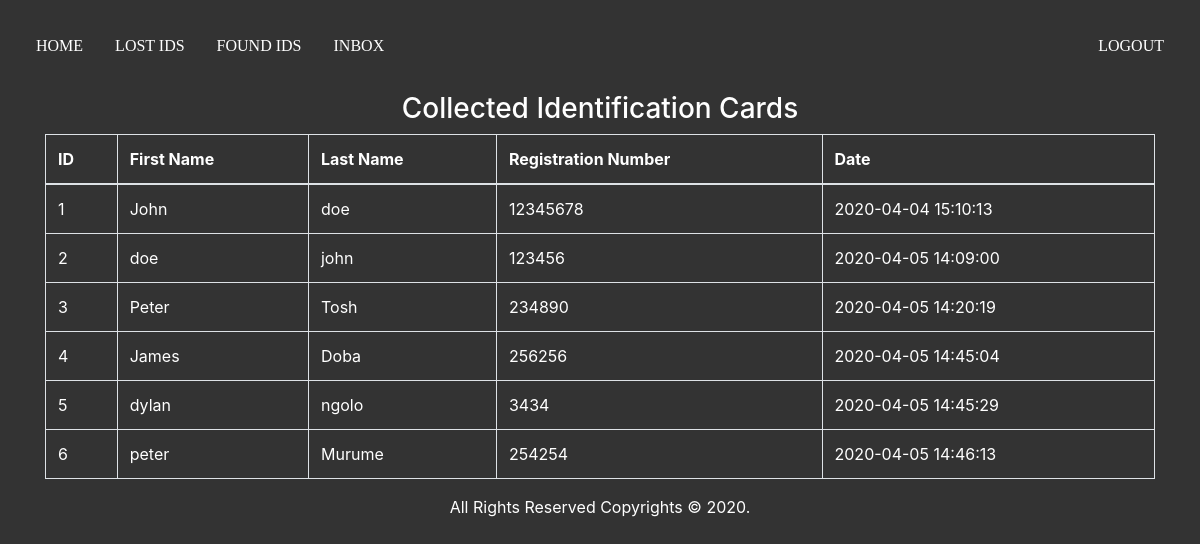
The page /foundIds.php on the database its author committed.
### tables this page shows
CREATE TABLE `foundids` (
  `id` int(11) NOT NULL,
  `firstName` varchar(30) NOT NULL,
  `lastName` varchar(30) NOT NULL,
  `regNo` varchar(30) NOT NULL,
  `date` timestamp NOT NULL DEFAULT current_timestamp() ON UPDATE current_timestamp()
);

### src/foundIds.php (the view, shortened to what this page needs)
<!DOCTYPE html>
<html lang="en">
<head>
<link rel="stylesheet" href="css/bootstrap.min.css">
<link rel="stylesheet" href="css/sweetalert.css">
<link rel="stylesheet" href="css/found.css">
</head>
<body>
<main>
<ul>
    <li><a href="admin.php">Home</a></li>
    <li><a href="pendingRequests.php">Lost ids</a></li>
    <li><a href="foundIds.php">Found ids</a></li>
    <li><a href="adminBox.php">Inbox</a></li>
    <li style="float: right;">
    <a href="logout.php">Logout</a>
    </li>
    </ul>
    <div class="container">
<div class="table-responsive">
    <?php
    $conn = mysqli_connect("localhost", "root", "", "studentid");
    $query = "SELECT * FROM foundids";
    $query_run = mysqli_query($conn, $query);
    ?>
    <h3 style="text-align: center;">Collected Identification Cards</h3>
    <table class="table table-bordered" id="dataTable" width="100%" cellspacing="0"style="color: #fff;">
    <thead>
    <tr>
    <th>ID</th>
    <th>First Name</th>
    <th>Last Name</th>
    <th>Registration Number</th>
    <th>Date</th>
    </tr>
    </thead>
    <tbody>
    <?php
    if(mysqli_num_rows($query_run) > 0)
    {
    while($row = mysqli_fetch_assoc($query_run))
    {
    ?>
    <tr>
    <td><?php echo $row['id']; ?></td>
    <td><?php echo $row['firstName']; ?></td>
    <td><?php echo $row['lastName']; ?></td>
    <td><?php echo $row['regNo']; ?></td>
    <td><?php echo $row['date']; ?></td>
    </tr>
    <?php
    }
    }
    else
    {
    echo "No record was found";
    }
    ?>
    </tbody>
    </table>
    </div>
    </div>
</main>
<footer>All Rights Reserved Copyrights &copy; 2020.</footer>
</body>
</body>
</html>

### src/css/found.css (style rules this page uses)
body { background-color: #333; color: #fff; }
.container { color: #fff; }
ul { list-style: none; margin: 20px; padding: 0; overflow: hidden; background-color: #333; }
li { float: left; }
li a { text-decoration: none; display: block; text-align: center; padding: 14px 16px; color: #fff; text-transform: uppercase; font-family: poppins; }
footer { text-align: center; }

### rows shown on the page
foundids: id "1", firstName "John", lastName "doe", regNo "12345678", date "2020-04-04 15:10:13"
foundids: id "2", firstName "doe", lastName "john", regNo "123456", date "2020-04-05 14:09:00"
foundids: id "3", firstName "Peter", lastName "Tosh", regNo "234890", date "2020-04-05 14:20:19"
foundids: id "4", firstName "James", lastName "Doba", regNo "256256", date "2020-04-05 14:45:04"
foundids: id "5", firstName "dylan", lastName "ngolo", regNo "3434", date "2020-04-05 14:45:29"
foundids: id "6", firstName "peter", lastName "Murume", regNo "254254", date "2020-04-05 14:46:13"
